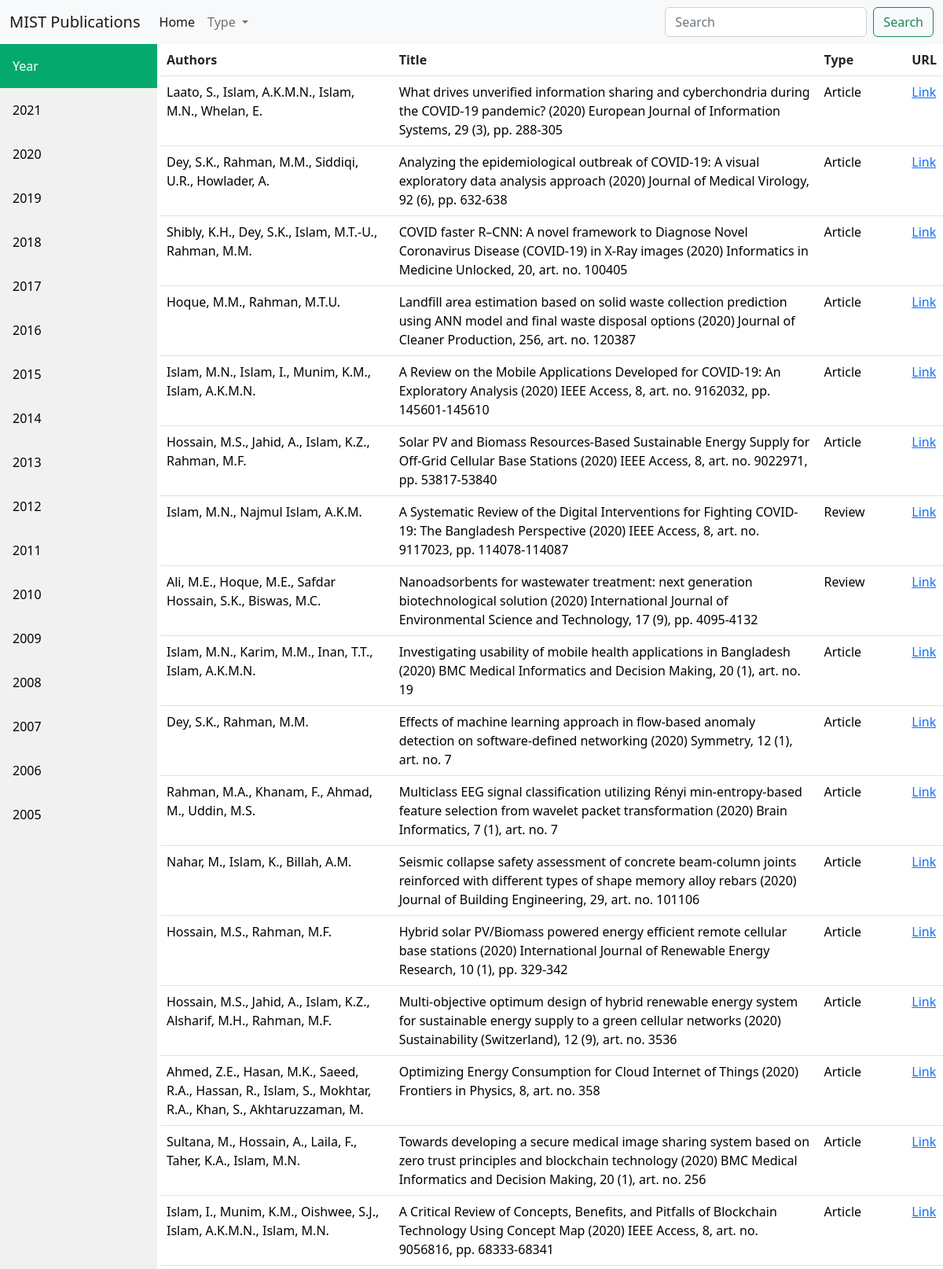
Screenshot of /years/2020/ (upper part) with the database file from the repository.
### publications/models.py (models this page shows)
class Publication(models.Model):
    types = (
              ("Conference Paper", "Conference Paper"),
              ("Article", "Article"),
              ("Book Chapter", "Book Chapter"),
              ("Book","Book"),
              ("Editorial", "Editorial"),
              ("Review", "Review"),
              ("Letter", "Letter"),
            )
    authors = models.CharField(max_length= 500)
    title = models.CharField(max_length=1500)
    scopus_url = models.URLField(max_length=500, blank=True, null=True)
    DOI = models.CharField(max_length=100, blank=True, null=True)
    affiliation = models.TextField(blank=True, null=True)
    publisher = models.CharField(max_length=200, blank=True, null=True)
    ISSN = models.CharField(max_length=30, blank=True, null=True)
    ISBN = models.CharField(max_length=30, blank=True, null=True)
    document_type = models.CharField(max_length=50, choices=types)
    publication_stage = models.CharField(max_length=50, blank=True, null=True)
    open_access = models.CharField(max_length=50, blank=True, null=True)
    publishing_year = models.IntegerField()
    source = models.CharField(max_length=50, blank=True, null=True)
    cited_by = models.IntegerField(blank=True, null=True)

### publications/views.py (the view)
# urls.py: path('years/<str:year>/', views.year_wise_publications, name = 'year_wise_publications'),
def year_wise_publications(request, year):
    types = ["Conference Paper", "Article", "Book Chapter", "Book", "Editorial", "Review", "Letter"]
    years = list(year_publications.objects.all().values_list('year', flat=True))
    years_r = years.copy()
    years_r.sort(reverse=True)
    pubs = Publication.objects.filter(publishing_year = year).order_by('-cited_by')
    showing_product = 50
    paginator = Paginator(pubs, showing_product)
    page = request.GET.get('page')
    try:
        page_product = paginator.page(page)
    except PageNotAnInteger:
        page = 1
        page_product = paginator.page(page)
    except EmptyPage:
        page = paginator.num_pages
        page_product = paginator.page(page)
    leftIndex = (int(page) - 4)
    if leftIndex < 1:
        leftIndex = 1
    rightIndex = (int(page) + 10)
    if rightIndex > paginator.num_pages:
        rightIndex = paginator.num_pages + 1
    custom_range = range(leftIndex, rightIndex)
    year = int(year)
    total_pubs = len(pubs)
    showing_items = len(page_product)
    context = { 'message': 'Hello, World! :)', 'years': years,'years_r':years_r, "types": types, "pubs": page_product, 'custom_range': custom_range, 'year_sidebar': year, "total_pubs": total_pubs, "showing_items": showing_items}
    return render(request, 'publications/year.html', context)

### publications/templates/publications/year.html (shortened to what this page needs)
<!doctype html>
<html lang="en">
  <head>
    <link href="https://cdn.jsdelivr.net/npm/bootstrap@5.2.0/dist/css/bootstrap.min.css" rel="stylesheet">
  </head>
  <body>
    {% include 'publications/nav.html' %}
    <div class="row">
        <div class="col-2">
            <div class="sidebar">
                <a class="active" href="">Year</a>
                {% for year in years_r %}
                <a href="{% url 'year_wise_publications' year=year %}">{{year}}</a>
                {% endfor %}
                <a> </a>
            </div>
        </div>
        <div class="col-10">
            <table class="table table-hover">
                <thead>
                  <tr>
                    <th scope="col">Authors</th>
                    <th scope="col">Title</th>
                    <th scope="col">Type</th>
                    <th scope="col">URL</th>
                  </tr>
                </thead>
                <tbody>
                  {% for pub in pubs %}
                  <tr>
                    <td scope="row"><a style="text-decoration: none; color: black;" href = "{% url 'details' pub.id %}" >{{pub.authors}}</a></td>
                    <td><a style="text-decoration: none; color: black;" href = "{% url 'details' pub.id %}" >{{pub.title}}</a></td>
                    <td><a style="text-decoration: none; color: black;" href = "{% url 'details' pub.id %}" >{{pub.document_type}}</a></td></td>
                    <td><a href = {{pub.scopus_url}} target="_blank">Link</a></td>
                  </tr>
                  {% endfor %}
                </tbody>
              </table>
        </div>
    </div>
  </body>
</html>

### publications/templates/publications/year.html (style rules this page uses)
.sidebar { margin: 0; padding: 0; width: 200px; background-color: #f1f1f1; position: fixed; height: 100%; overflow: auto; }
.sidebar a { display: block; color: black; padding: 16px; text-decoration: none; }
.sidebar a.active { background-color: #04AA6D; color: white; }

### rows the page displays
Publication: authors "Laato, S., Islam, A.K.M.N., Islam, M.N., Whelan, E.", title "What drives unverified information sharing and cyberchondria during the COVID-19 pandemic? (2020) European Journal of Information Systems, 29 (3), pp. 288-305", document_type "Article"
Publication: authors "Dey, S.K., Rahman, M.M., Siddiqi, U.R., Howlader, A.", title "Analyzing the epidemiological outbreak of COVID-19: A visual exploratory data analysis approach (2020) Journal of Medical Virology, 92 (6), pp. 632-638", document_type "Article"
Publication: authors "Shibly, K.H., Dey, S.K., Islam, M.T.-U., Rahman, M.M.", title "COVID faster R–CNN: A novel framework to Diagnose Novel Coronavirus Disease (COVID-19) in X-Ray images (2020) Informatics in Medicine Unlocked, 20, art. no. 100405", document_type "Article"
Publication: authors "Hoque, M.M., Rahman, M.T.U.", title "Landfill area estimation based on solid waste collection prediction using ANN model and final waste disposal options (2020) Journal of Cleaner Production, 256, art. no. 120387", document_type "Article"
Publication: authors "Islam, M.N., Islam, I., Munim, K.M., Islam, A.K.M.N.", title "A Review on the Mobile Applications Developed for COVID-19: An Exploratory Analysis (2020) IEEE Access, 8, art. no. 9162032, pp. 145601-145610", document_type "Article"
Publication: authors "Hossain, M.S., Jahid, A., Islam, K.Z., Rahman, M.F.", title "Solar PV and Biomass Resources-Based Sustainable Energy Supply for Off-Grid Cellular Base Stations (2020) IEEE Access, 8, art. no. 9022971, pp. 53817-53840", document_type "Article"
Publication: authors "Islam, M.N., Najmul Islam, A.K.M.", title "A Systematic Review of the Digital Interventions for Fighting COVID-19: The Bangladesh Perspective (2020) IEEE Access, 8, art. no. 9117023, pp. 114078-114087", document_type "Review"
Publication: authors "Ali, M.E., Hoque, M.E., Safdar Hossain, S.K., Biswas, M.C.", title "Nanoadsorbents for wastewater treatment: next generation biotechnological solution (2020) International Journal of Environmental Science and Technology, 17 (9), pp. 4095-4132", document_type "Review"
Publication: authors "Islam, M.N., Karim, M.M., Inan, T.T., Islam, A.K.M.N.", title "Investigating usability of mobile health applications in Bangladesh (2020) BMC Medical Informatics and Decision Making, 20 (1), art. no. 19", document_type "Article"
Publication: authors "Dey, S.K., Rahman, M.M.", title "Effects of machine learning approach in flow-based anomaly detection on software-defined networking (2020) Symmetry, 12 (1), art. no. 7", document_type "Article"
Publication: authors "Rahman, M.A., Khanam, F., Ahmad, M., Uddin, M.S.", title "Multiclass EEG signal classification utilizing Rényi min-entropy-based feature selection from wavelet packet transformation (2020) Brain Informatics, 7 (1), art. no. 7", document_type "Article"
Publication: authors "Nahar, M., Islam, K., Billah, A.M.", title "Seismic collapse safety assessment of concrete beam-column joints reinforced with different types of shape memory alloy rebars (2020) Journal of Building Engineering, 29, art. no. 101106", document_type "Article"
Publication: authors "Hossain, M.S., Rahman, M.F.", title "Hybrid solar PV/Biomass powered energy efficient remote cellular base stations (2020) International Journal of Renewable Energy Research, 10 (1), pp. 329-342", document_type "Article"
Publication: authors "Hossain, M.S., Jahid, A., Islam, K.Z., Alsharif, M.H., Rahman, M.F.", title "Multi-objective optimum design of hybrid renewable energy system for sustainable energy supply to a green cellular networks (2020) Sustainability (Switzerland), 12 (9), art. no. 3536", document_type "Article"
Publication: authors "Ahmed, Z.E., Hasan, M.K., Saeed, R.A., Hassan, R., Islam, S., Mokhtar, R.A., Khan, S., Akhtaruzzaman, M.", title "Optimizing Energy Consumption for Cloud Internet of Things (2020) Frontiers in Physics, 8, art. no. 358", document_type "Article"
Publication: authors "Sultana, M., Hossain, A., Laila, F., Taher, K.A., Islam, M.N.", title "Towards developing a secure medical image sharing system based on zero trust principles and blockchain technology (2020) BMC Medical Informatics and Decision Making, 20 (1), art. no. 256", document_type "Article"
Publication: authors "Islam, I., Munim, K.M., Oishwee, S.J., Islam, A.K.M.N., Islam, M.N.", title "A Critical Review of Concepts, Benefits, and Pitfalls of Blockchain Technology Using Concept Map (2020) IEEE Access, 8, art. no. 9056816, pp. 68333-68341", document_type "Article"

### other values shown
{{ year }} "2021" "2020" "2019" "2018" "2017" "2016" "2015" "2014" "2013" "2012" "2011" "2010" "2009" "2008" "2007" "2006" "2005"
